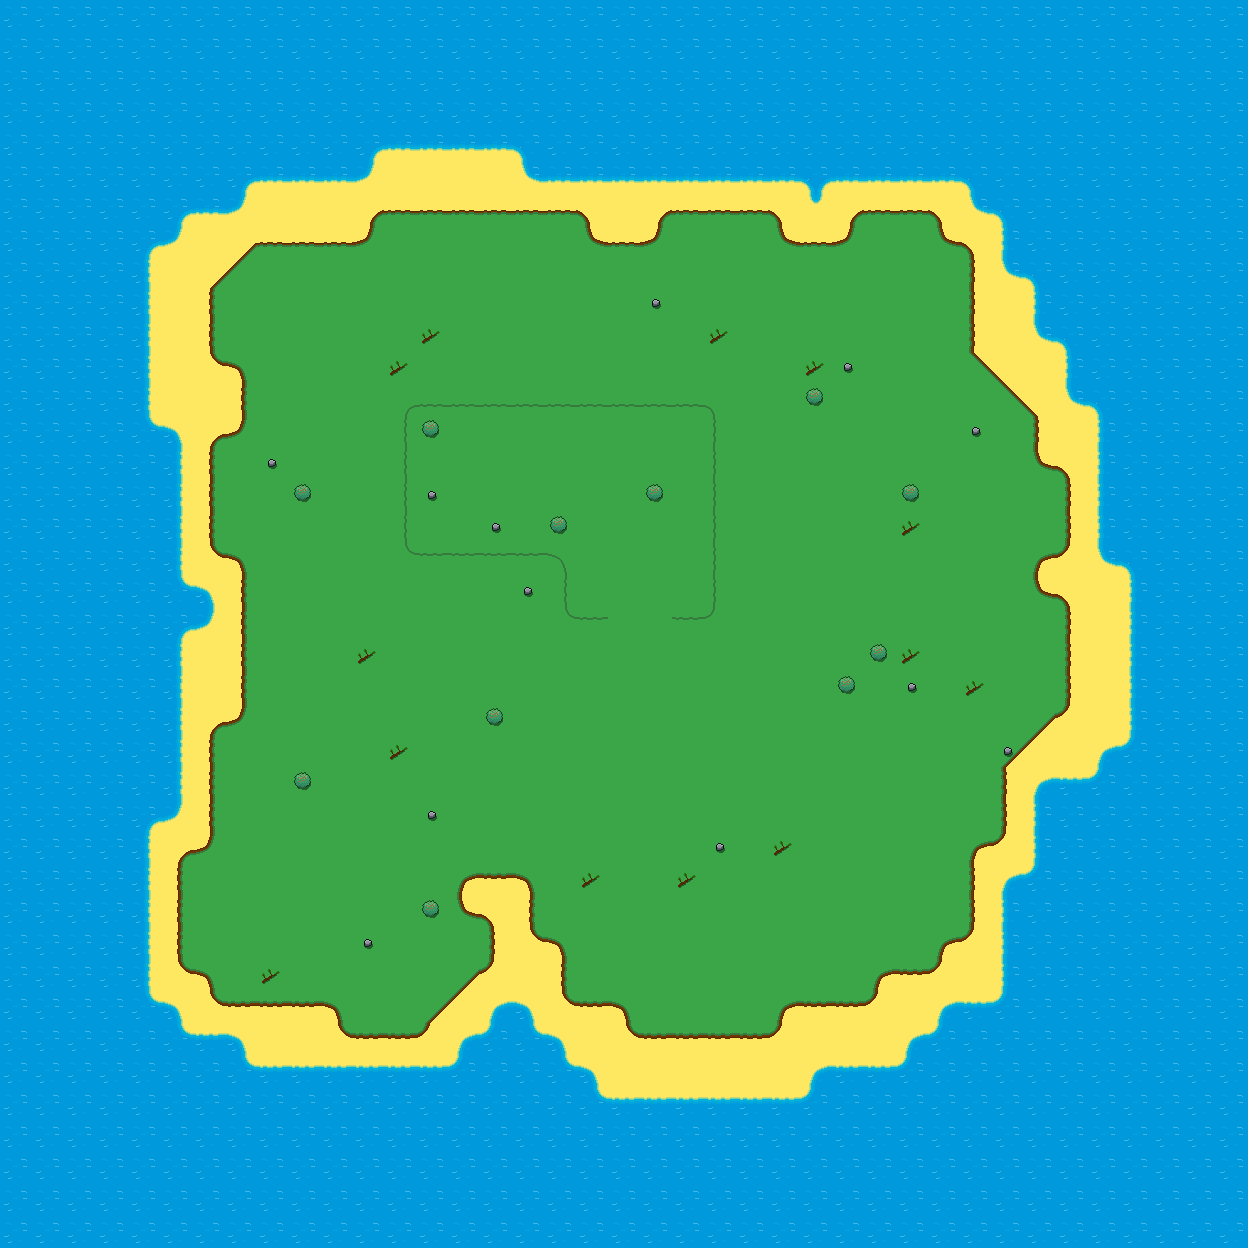

Tiled map render using the project's own tile images. Description and the map definition, with tile-layer contents summarised, below:
An orthogonal 39x39 tile map with 32x32 px tiles, 7 tile layers (eau, eau-frontière, sable, sol-frontière, ...), 6 hidden layers not drawn.

<map version="1.8" tiledversion="1.8.4" orientation="orthogonal" renderorder="right-down" width="39" height="39" tilewidth="32" tileheight="32" infinite="0" nextlayerid="17" nextobjectid="1">
 <editorsettings>
  <export target="map.json" format="json" />
 </editorsettings>
 <tileset firstgid="1" source="blocs_2.tsx" />
 <layer id="1" name="eau" width="39" height="39">
  <data>[1521 cells, 1521 non-empty, 1 distinct tile ids]</data>
 </layer>
 <layer id="2" name="eau-frontière" width="39" height="39">
  <data>[1521 cells, 129 non-empty, 12 distinct tile ids]</data>
 </layer>
 <layer id="12" name="sable" width="39" height="39">
  <data>[1521 cells, 303 non-empty, 15 distinct tile ids]</data>
 </layer>
 <layer id="3" name="sol-frontière" width="39" height="39">
  <data>[1521 cells, 130 non-empty, 18 distinct tile ids]</data>
 </layer>
 <layer id="4" name="sol" width="39" height="39">
  <data>[1521 cells, 681 non-empty, 19 distinct tile ids]</data>
 </layer>
 <layer id="5" name="végétaux" width="39" height="39" visible="0">
  <data>[1521 cells, 78 non-empty, 12 distinct tile ids]</data>
 </layer>
 <layer id="6" name="minerai" width="39" height="39" visible="0">
  <data>[1521 cells, 9 non-empty, 2 distinct tile ids]</data>
 </layer>
 <layer id="7" name="sol-frontière-niv2" width="39" height="39" visible="0">
  <data>[1521 cells, 25 non-empty, 12 distinct tile ids]</data>
 </layer>
 <layer id="8" name="sol-niv2" width="39" height="39">
  <data>[1521 cells, 76 non-empty, 10 distinct tile ids]</data>
 </layer>
 <layer id="9" name="végétaux-niv2" width="39" height="39" visible="0">
  <data>[1521 cells, 19 non-empty, 8 distinct tile ids]</data>
 </layer>
 <layer id="10" name="minerai-niv2" width="39" height="39" visible="0">
  <data>[1521 cells, 1 non-empty, 1 distinct tile ids]</data>
 </layer>
 <layer id="16" name="ramassable" width="39" height="39">
  <data>[1521 cells, 36 non-empty, 3 distinct tile ids]</data>
 </layer>
 <layer id="13" name="collision" width="39" height="39" visible="0" opacity="0.9">
  <data>[1521 cells, 165 non-empty, 2 distinct tile ids]</data>
 </layer>
</map>